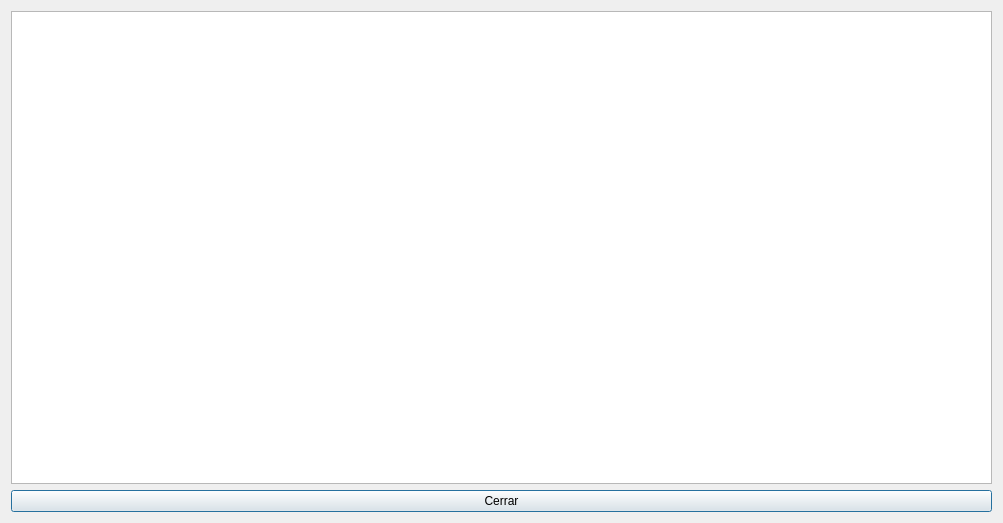
<?xml version="1.0" encoding="UTF-8"?>
<ui version="4.0">
 <class>Caducidades</class>
 <widget class="QDialog" name="Caducidades">
  <property name="geometry">
   <rect>
    <x>0</x>
    <y>0</y>
    <width>1003</width>
    <height>523</height>
   </rect>
  </property>
  <property name="windowTitle">
   <string>Caducidades</string>
  </property>
  <layout class="QGridLayout" name="gridLayout">
   <item row="1" column="0">
    <widget class="QPushButton" name="pushButton">
     <property name="text">
      <string>Cerrar</string>
     </property>
    </widget>
   </item>
   <item row="0" column="0">
    <widget class="QTableView" name="tableView"/>
   </item>
  </layout>
 </widget>
 <resources/>
 <connections>
  <connection>
   <sender>pushButton</sender>
   <signal>clicked()</signal>
   <receiver>Caducidades</receiver>
   <slot>close()</slot>
   <hints>
    <hint type="sourcelabel">
     <x>827</x>
     <y>457</y>
    </hint>
    <hint type="destinationlabel">
     <x>824</x>
     <y>331</y>
    </hint>
   </hints>
  </connection>
 </connections>
</ui>
